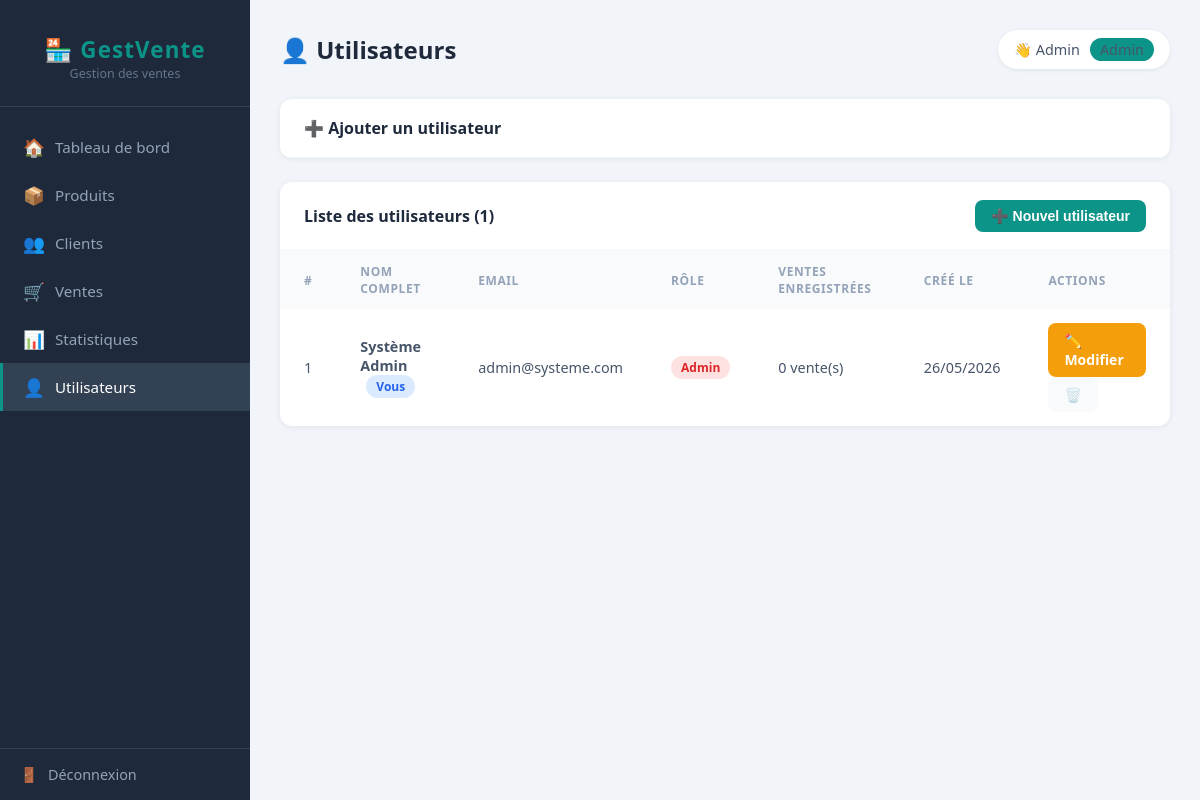
/utilisateurs.php (signed in), run on the app's committed database.
### tables this page shows
CREATE TABLE utilisateur (
    id_utilisateur INT AUTO_INCREMENT PRIMARY KEY,
    nom            VARCHAR(100) NOT NULL,
    prenom         VARCHAR(100) NOT NULL,
    email          VARCHAR(150) NOT NULL UNIQUE,
    mot_de_passe   VARCHAR(255) NOT NULL,
    role           ENUM('admin', 'agent') NOT NULL DEFAULT 'agent',
    date_creation  DATETIME DEFAULT CURRENT_TIMESTAMP
);

### utilisateurs.php (the view, shortened to what this page needs)
<?php
require_once 'config.php';
$user_edit = null;
$utilisateurs = mysqli_query($conn,
    "SELECT u.*, COUNT(v.id_vente) AS nb_ventes
     FROM utilisateur u
     LEFT JOIN vente v ON u.id_utilisateur = v.id_utilisateur
     GROUP BY u.id_utilisateur
     ORDER BY u.role, u.nom"
);
?>
<!DOCTYPE html>
<html lang="fr">
<head>
    <link rel="stylesheet" href="style.css">
</head>
<body>
<div class="dashboard-layout">
    <aside class="sidebar">
        <div class="sidebar-logo">
            <h1 style="font-size:1.4rem;">🏪 GestVente</h1>
            <p style="color:#64748B; font-size:0.78rem;">Gestion des ventes</p>
        </div>
        <nav>
            <a href="accueil.php"><span class="icon">🏠</span> Tableau de bord</a>
            <a href="produits.php"><span class="icon">📦</span> Produits</a>
            <a href="clients.php"><span class="icon">👥</span> Clients</a>
            <a href="ventes.php"><span class="icon">🛒</span> Ventes</a>
            <a href="stats.php"><span class="icon">📊</span> Statistiques</a>
            <a href="utilisateurs.php" class="active"><span class="icon">👤</span> Utilisateurs</a>
        </nav>
        <div class="sidebar-footer">
            <a href="deconnexion.php"><span>🚪</span> Déconnexion</a>
        </div>
    </aside>
    <main class="main-content">
        <div class="topbar">
            <h2>👤 Utilisateurs</h2>
            <div class="user-info">
                <span>👋 <?php echo htmlspecialchars($_SESSION['user_nom']); ?></span>
                <span class="badge-role"><?php echo $_SESSION['user_role']; ?></span>
            </div>
        </div>
        <div class="card" style="margin-bottom:24px;">
            <div class="card-header">
                <h3><?php echo $user_edit ? '✏️ Modifier l\'utilisateur' : '➕ Ajouter un utilisateur'; ?></h3>
            </div>
        </div>
        <div class="card">
            <div class="card-header">
                <h3>Liste des utilisateurs (<?php echo mysqli_num_rows($utilisateurs); ?>)</h3>
                <button class="btn btn-primary"
                    onclick="document.getElementById('form-user').style.display='block'">
                    ➕ Nouvel utilisateur
                </button>
            </div>
            <table>
                <thead>
                    <tr>
                        <th>#</th>
                        <th>Nom complet</th>
                        <th>Email</th>
                        <th>Rôle</th>
                        <th>Ventes enregistrées</th>
                        <th>Créé le</th>
                        <th>Actions</th>
                    </tr>
                </thead>
                <tbody>
                <?php while ($u = mysqli_fetch_assoc($utilisateurs)): ?>
                    <tr>
                        <td><?php echo $u['id_utilisateur']; ?></td>
                        <td>
                            <strong><?php echo htmlspecialchars($u['prenom'] . ' ' . $u['nom']); ?></strong>
                            <?php if ($u['id_utilisateur'] == $_SESSION['user_id']): ?>
                                <span class="badge badge-info" style="margin-left:6px;">Vous</span>
                            <?php endif; ?>
                        </td>
                        <td><?php echo htmlspecialchars($u['email']); ?></td>
                        <td>
                            <?php if ($u['role'] == 'admin'): ?>
                                <span class="badge badge-danger">Admin</span>
                            <?php else: ?>
                                <span class="badge badge-success">Agent</span>
                            <?php endif; ?>
                        </td>
                        <td><?php echo $u['nb_ventes']; ?> vente(s)</td>
                        <td><?php echo date('d/m/Y', strtotime($u['date_creation'])); ?></td>
                        <td>
                            <a href="utilisateurs.php?edit=<?php echo $u['id_utilisateur']; ?>"
                               class="btn btn-warning">✏️ Modifier</a>
                            <?php if ($u['id_utilisateur'] != $_SESSION['user_id'] && $u['nb_ventes'] == 0): ?>
                                <a href="utilisateurs.php?delete=<?php echo $u['id_utilisateur']; ?>"
                                   class="btn btn-danger"
                                   onclick="return confirm('Supprimer cet utilisateur ?')">🗑️ Supprimer</a>
                            <?php else: ?>
                                <span class="btn btn-secondary" style="opacity:0.4; cursor:not-allowed;"
                                      title="<?php echo $u['id_utilisateur'] == $_SESSION['user_id'] ? 'Votre propre compte' : 'A des ventes enregistrées'; ?>">
                                    🗑️
                                </span>
                            <?php endif; ?>
                        </td>
                    </tr>
                <?php endwhile; ?>
                </tbody>
            </table>
        </div>
    </main>
</div>
</body>
</html>

### style.css (style rules this page uses)
* { margin: 0; padding: 0; box-sizing: border-box; }
body { font-family: 'Segoe UI', Tahoma, Geneva, Verdana, sans-serif; background-color: #F1F5F9; color: #334155; }
.dashboard-layout { display: flex; min-height: 100vh; }
.sidebar { width: 250px; background: #1E293B; color: white; display: flex; flex-direction: column; position: fixed; top: 0; left: 0; height: 100vh; overflow-y: auto; }
.sidebar-logo { padding: 24px 20px; border-bottom: 1px solid #334155; text-align: center; }
.sidebar-logo h1 { font-size: 1.2rem; color: #0D9488; margin-top: 10px; letter-spacing: 0.05em; }
.sidebar nav { flex: 1; padding: 16px 0; }
.sidebar nav a { display: flex; align-items: center; gap: 12px; padding: 12px 20px; color: #94A3B8; text-decoration: none; font-size: 0.95rem; border-left: 3px solid transparent; transition: all 0.2s; }
.sidebar nav a:hover, .sidebar nav a.active { color: white; background: #334155; border-left-color: #0D9488; }
.sidebar nav a .icon { font-size: 1.1rem; width: 20px; text-align: center; }
.sidebar-footer { padding: 16px 20px; border-top: 1px solid #334155; }
.sidebar-footer a { display: flex; align-items: center; gap: 10px; color: #94A3B8; text-decoration: none; font-size: 0.9rem; transition: color 0.2s; }
.main-content { margin-left: 250px; flex: 1; padding: 30px; }
.topbar { display: flex; align-items: center; justify-content: space-between; margin-bottom: 30px; }
.topbar h2 { font-size: 1.5rem; font-weight: 700; color: #1E293B; }
.topbar .user-info { display: flex; align-items: center; gap: 10px; background: white; padding: 8px 16px; border-radius: 50px; box-shadow: 0 1px 4px rgba(0, 0, 0, 0.08); }
.topbar .user-info span { font-size: 0.9rem; color: #475569; font-weight: 500; }
.badge-role { background: #0D9488; color: white; padding: 2px 10px; border-radius: 50px; font-size: 0.75rem; font-weight: 600; text-transform: capitalize; }
.card { background: white; border-radius: 12px; box-shadow: 0 1px 6px rgba(0, 0, 0, 0.07); overflow: hidden; margin-bottom: 24px; }
.card-header { padding: 18px 24px; border-bottom: 1px solid #F1F5F9; display: flex; align-items: center; justify-content: space-between; }
.card-header h3 { font-size: 1rem; font-weight: 600; color: #1E293B; }
table { width: 100%; border-collapse: collapse; }
thead th { background: #F8FAFC; padding: 12px 24px; text-align: left; font-size: 0.75rem; font-weight: 600; color: #94A3B8; text-transform: uppercase; letter-spacing: 0.05em; }
tbody td { padding: 14px 24px; font-size: 0.9rem; color: #475569; border-bottom: 1px solid #F8FAFC; }
tbody tr:last-child td { border-bottom: none; }
.badge { display: inline-block; padding: 3px 10px; border-radius: 50px; font-size: 0.75rem; font-weight: 600; }
.badge-danger { background: #FEE2E2; color: #DC2626; }
.badge-info { background: #DBEAFE; color: #2563EB; }
.btn { display: inline-flex; align-items: center; gap: 6px; padding: 8px 16px; border-radius: 8px; font-size: 0.875rem; font-weight: 600; cursor: pointer; border: none; text-decoration: none; transition: all 0.2s; }
.btn-primary { background: #0D9488; color: white; }
.btn-secondary { background: #F1F5F9; color: #475569; }
.btn-warning { background: #F59E0B; color: white; }

### data on the page
utilisateur: id_utilisateur "1", prenom+nom "Système Admin", shows "Vous", email "admin@systeme.com", role "Admin", nb_ventes "0", date_creation "26/05/2026"

### other printed values
$_SESSION['user_nom'] "Admin"
$_SESSION['user_role'] "Admin"
mysqli_num_rows($utilisateurs) "1"
